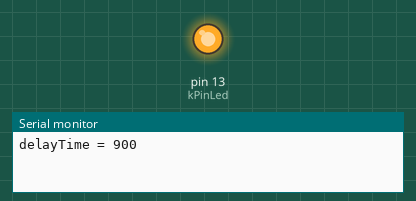
The sketch below on a simulated Arduino Uno, built with avr-gcc and run on an emulated ATmega328P. Parts: output pins drawn as LEDs (lit = HIGH), the last lines printed to the serial monitor.

Above: at 0.4 s.
At 10.5 s:
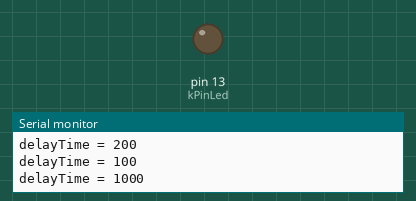
Timing chart, 0 to 14.3 s (numbered marks = the images above):
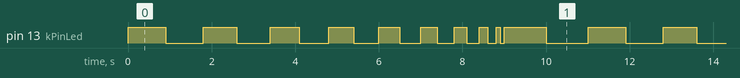

Measured:
- by itself, pin 13 (kPinLed): repeats every 11.0 s: LOW 0.90 s, HIGH 0.80 s, LOW 0.80 s, HIGH 0.70 s, LOW 0.70 s, HIGH 0.60 s, LOW 0.60 s, HIGH 0.50 s, LOW 0.50 s, HIGH 0.40 s, LOW 0.40 s, HIGH 0.30 s, LOW 0.30 s, HIGH 0.20 s, LOW 0.20 s, HIGH 0.10 s, LOW 0.10 s, HIGH 1.0 s, LOW 1.0 s, HIGH 0.90 s
- by itself, everything shown: repeats every 11.0 s, in 20 steps

The sketch:

sketch_oct15a.ino
```cpp
const int kPinLed = 13;
void setup()
{
  pinMode(kPinLed, OUTPUT);
   Serial.begin(9600);
}

int delayTime = 1000;
void loop()
{
    delayTime = delayTime - 100;
    if(delayTime <= 0){   // If it would have been zero or less, reset it.
      delayTime = 1000;
    }
    Serial.print("delayTime = ");
    Serial.println(delayTime);
    digitalWrite(kPinLed, HIGH);
    delay(delayTime);
    digitalWrite(kPinLed, LOW);
    delay(delayTime);
}
```
